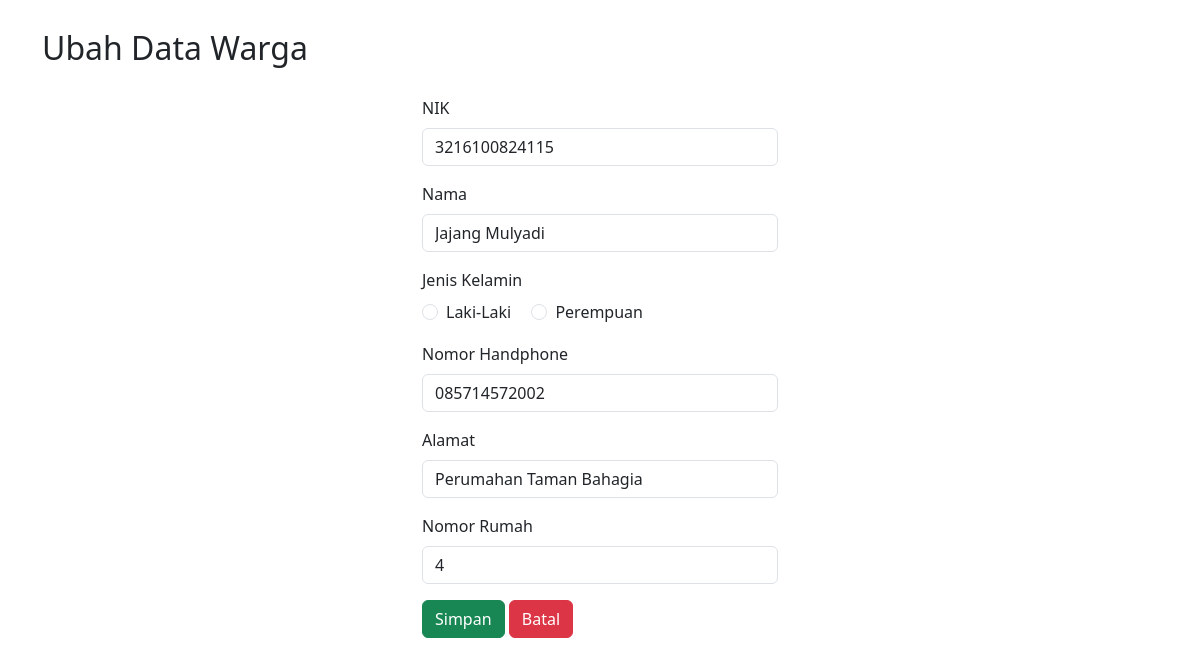
The app's page /ubah.php?id=14 with its own data.
### tables this page shows
CREATE TABLE `warga` (
  `id` int(11) NOT NULL,
  `nik` varchar(50) DEFAULT NULL,
  `nama` varchar(200) DEFAULT NULL,
  `jenis_kelamin` enum('L','P') DEFAULT NULL,
  `no_hp` varchar(20) DEFAULT NULL,
  `alamat` tinytext DEFAULT NULL,
  `no_rumah` varchar(10) DEFAULT NULL,
  `status` tinyint(1) DEFAULT NULL,
  `users_id` int(11) NOT NULL
);

### ubah.php (the view, shortened to what this page needs)
<?php
    include_once 'koneksi.php';
    $id = $_GET['id'];
    $sql = "SELECT * FROM warga WHERE id = '{$id}'";
    $result = mysqli_query($conn, $sql);
    $data = mysqli_fetch_array($result);
?>
<!DOCTYPE html>
<html lang="en">
  <head>
    <link
      href="https://cdn.jsdelivr.net/npm/bootstrap@5.3.0-alpha1/dist/css/bootstrap.min.css"
      rel="stylesheet"
    />
  </head>
  <body>
    <div class="container">
      <div class="my-4 fs-2">Ubah Data Warga</div>
      <div class="row">
        <div class="col-4"></div>
        <div class="col-4">
          <form method="post" action="ubah.php" enctype="multipart/form-data">
            <div class="mb-3">
              <label class="form-label">NIK</label>
              <input
                type="text"
                id="nik"
                class="form-control"
                name="nik"
                value="<?php echo $data['nik'];?>"
              />
            </div>
            <div class="mb-3">
              <label class="form-label">Nama</label>
              <input
                type="text"
                class="form-control"
                name="nama"
                id="nama"
                value="<?php echo $data['nama'];?>"
              />
            </div>
            <div class="mb-3">
              <label class="form-label d-block">Jenis Kelamin</label>
              <div class="form-check form-check-inline">
                <input class="form-check-input" type="radio"
                name="jenis_kelamin" value="L"
                />
                <label class="form-check-label" for="inlineRadio1"
                  >Laki-Laki</label
                >
              </div>
              <div class="form-check form-check-inline">
                <input class="form-check-input" type="radio"
                name="jenis_kelamin" value="P"
                />
                <label class="form-check-label" for="inlineRadio2"
                  >Perempuan</label
                >
              </div>
            </div>
            <div class="mb-3">
              <label class="form-label">Nomor Handphone</label>
              <input
                type="text"
                class="form-control"
                name="no_hp"
                id="no_hp"
                value="<?php echo $data['no_hp'];?>"
              />
            </div>
            <div class="mb-3">
              <label class="form-label">Alamat</label>
              <input
                type="text"
                class="form-control"
                name="alamat"
                id="alamat"
                value="<?php echo $data['alamat'];?>"
              />
            </div>
            <div class="mb-3">
              <label class="form-label">Nomor Rumah</label>
              <input
                type="text"
                class="form-control"
                name="no_rumah"
                id="no_rumah"
                value="<?php echo $data['no_rumah'];?>"
              />
            </div>
            <div class="submit d-inline">
              <input
                type="submit"
                class="btn btn-success"
                name="submit"
                value="Simpan"
              />
            </div>
            <a href="index.php" type="button" class="btn btn-danger d-inline">Batal</a>
          </form>
        </div>
        <div class="col-4"></div>
      </div>
    </div>
  </body>
</html>

### records on screen
warga: nik "3216100824115", nama "Jajang Mulyadi", no_hp "085714572002", alamat "Perumahan Taman Bahagia", no_rumah "4"
